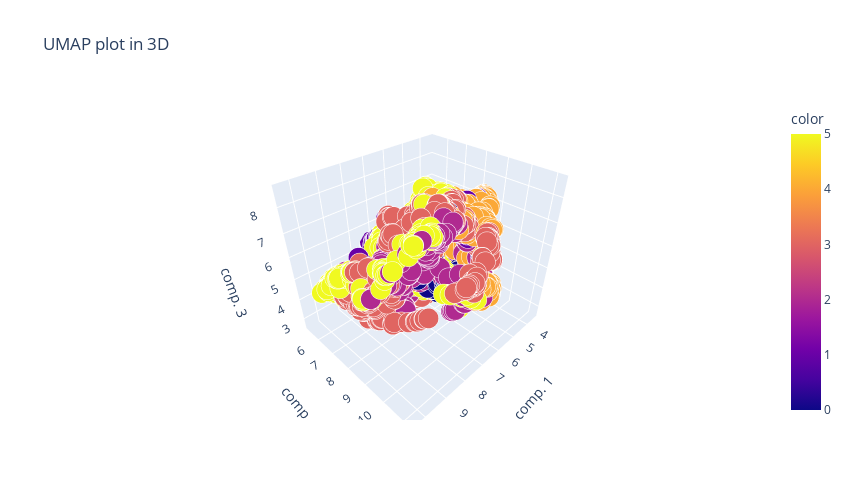

The cell this chart's notebook holds for it:
### Markdown cell above
#### 3 components

### Code cell
# UMAP
um = umap.UMAP(n_components=3)
components_umap = um.fit_transform(X)

# 3D scatterplot
fig = px.scatter_3d(
    components_umap,
    x=0,
    y=1,
    z=2,
    color=labels,
    size=0.1 * np.ones(len(X)),
    opacity=1,
    title="UMAP plot in 3D",
    labels={"0": "comp. 1", "1": "comp. 2", "2": "comp. 3"},
    width=850,
    height=500,
)
fig.show()

### Figure 1 — Plotly figure (JSON) as saved in the notebook; plotly's stock layout.template omitted (floating-point values rounded to 4 significant figures; data arrays with more than 128 entries replaced by an {"elided": "..."} marker saying what was removed)
{"data": [{"hovertemplate": "comp. 1=%{x}<br>comp. 2=%{y}<br>comp. 3=%{z}<br>size=%{marker.size}<br>color=%{marker.color}<extra></extra>", "legendgroup": "", "marker": {"color": {"elided": "2896 int values"}, "coloraxis": "coloraxis", "opacity": 1, "size": {"elided": "2896 float values"}, "sizemode": "area", "sizeref": 0.00025, "symbol": "circle"}, "mode": "markers", "name": "", "scene": "scene", "showlegend": false, "type": "scatter3d", "x": {"elided": "2896 float values"}, "y": {"elided": "2896 float values"}, "z": {"elided": "2896 float values"}}], "layout": {"coloraxis": {"colorbar": {"title": {"text": "color"}}, "colorscale": [[0, "#0d0887"], [0.1111, "#46039f"], [0.2222, "#7201a8"], [0.3333, "#9c179e"], [0.4444, "#bd3786"], [0.5556, "#d8576b"], [0.6667, "#ed7953"], [0.7778, "#fb9f3a"], [0.8889, "#fdca26"], [1, "#f0f921"]]}, "height": 500, "legend": {"itemsizing": "constant", "tracegroupgap": 0}, "scene": {"domain": {"x": [0, 1], "y": [0, 1]}, "xaxis": {"title": {"text": "comp. 1"}}, "yaxis": {"title": {"text": "comp. 2"}}, "zaxis": {"title": {"text": "comp. 3"}}}, "title": {"text": "UMAP plot in 3D"}, "width": 850}}
